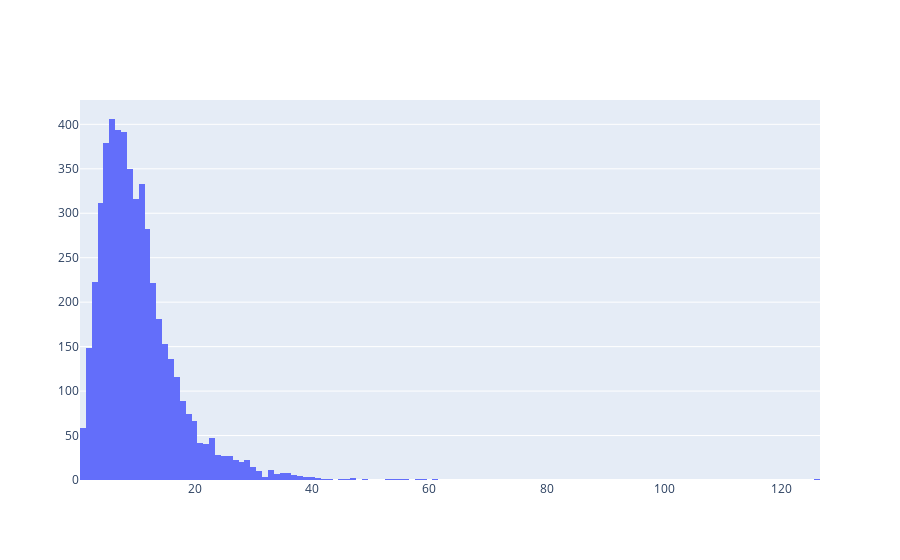
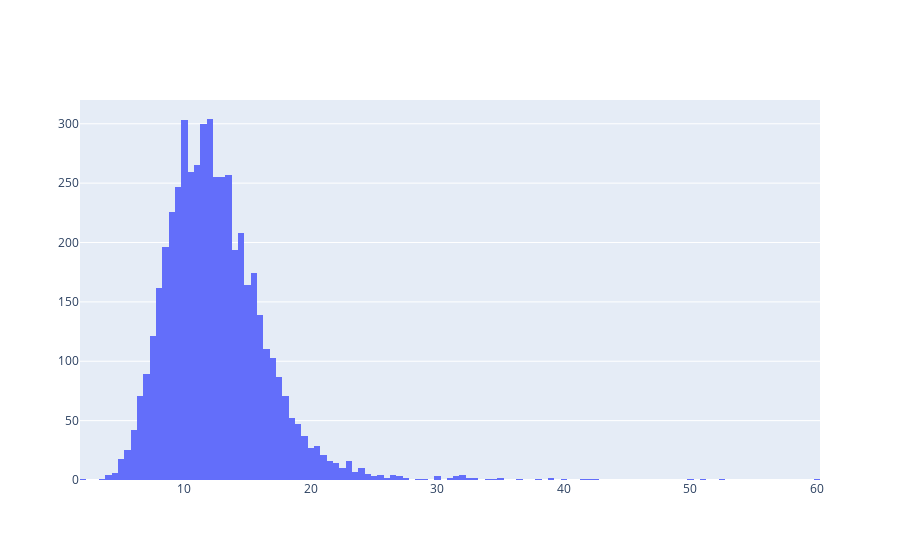
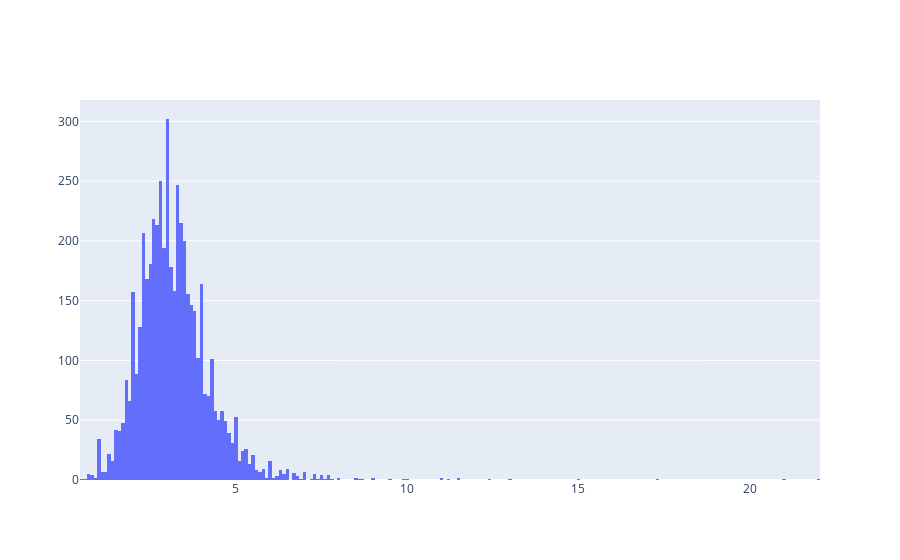
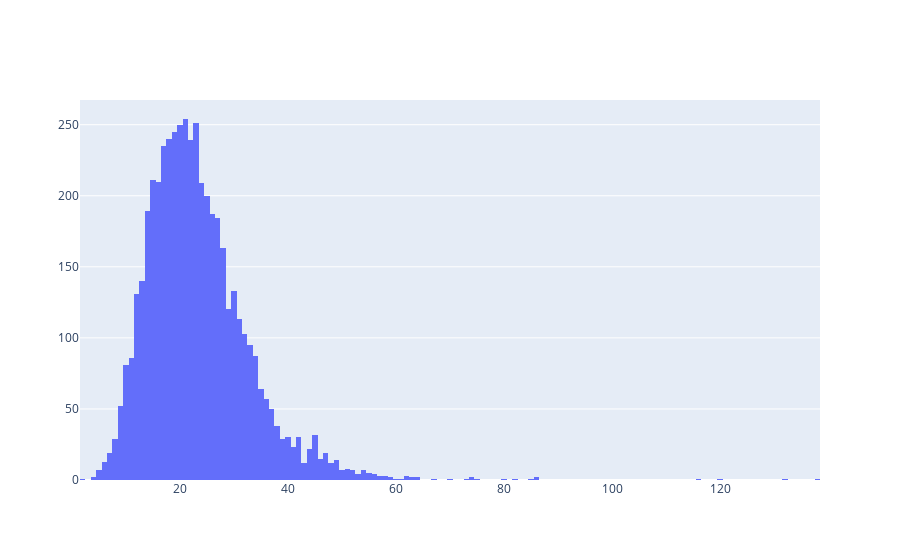

The notebook cell these images were saved under, in order:
### Code cell
display(Markdown("## Recipe Analysis"))

data = go.Histogram(x=np.sort(n_instructions_counter))
display(Markdown("### number of instruction's distribution"))
iplot([data])

data = go.Histogram(x=np.sort(avg_sent_counter))
display(Markdown("### distribution of avergage sentence length"))
iplot([data])

data = go.Histogram(x=np.sort(keyword_ratio_counter))
display(Markdown("### distribution of keyword ratio"))
iplot([data])

data = go.Histogram(x=np.sort(max_sent_counter))
display(Markdown("### distribution of max sentence length"))
iplot([data])

### Figure 1 — Plotly figure (JSON) as saved in the notebook; plotly's stock layout.template omitted (floating-point values rounded to 4 significant figures; data arrays with more than 128 entries replaced by an {"elided": "..."} marker saying what was removed)
{"data": [{"type": "histogram", "x": {"elided": "5000 int values"}}], "layout": {"autosize": true, "xaxis": {"autorange": true, "range": [0.5, 126.5], "type": "linear"}, "yaxis": {"autorange": true, "range": [0, 427.4]}}}

### Figure 2 — Plotly figure (JSON) as saved in the notebook; plotly's stock layout.template omitted (floating-point values rounded to 4 significant figures; data arrays with more than 128 entries replaced by an {"elided": "..."} marker saying what was removed)
{"data": [{"type": "histogram", "x": {"elided": "5000 float values"}}], "layout": {"autosize": true, "xaxis": {"autorange": true, "range": [1.75, 60.25], "type": "linear"}, "yaxis": {"autorange": true, "range": [0, 320]}}}

### Figure 3 — Plotly figure (JSON) as saved in the notebook; plotly's stock layout.template omitted (floating-point values rounded to 4 significant figures; data arrays with more than 128 entries replaced by an {"elided": "..."} marker saying what was removed)
{"data": [{"type": "histogram", "x": {"elided": "5000 float values"}}], "layout": {"autosize": true, "xaxis": {"autorange": true, "range": [0.45, 22.05], "type": "linear"}, "yaxis": {"autorange": true, "range": [0, 317.9]}}}

### Figure 4 — Plotly figure (JSON) as saved in the notebook; plotly's stock layout.template omitted (floating-point values rounded to 4 significant figures; data arrays with more than 128 entries replaced by an {"elided": "..."} marker saying what was removed)
{"data": [{"type": "histogram", "x": {"elided": "5000 int values"}}], "layout": {"autosize": true, "xaxis": {"autorange": true, "range": [1.5, 138.5], "type": "linear"}, "yaxis": {"autorange": true, "range": [0, 267.4]}}}
